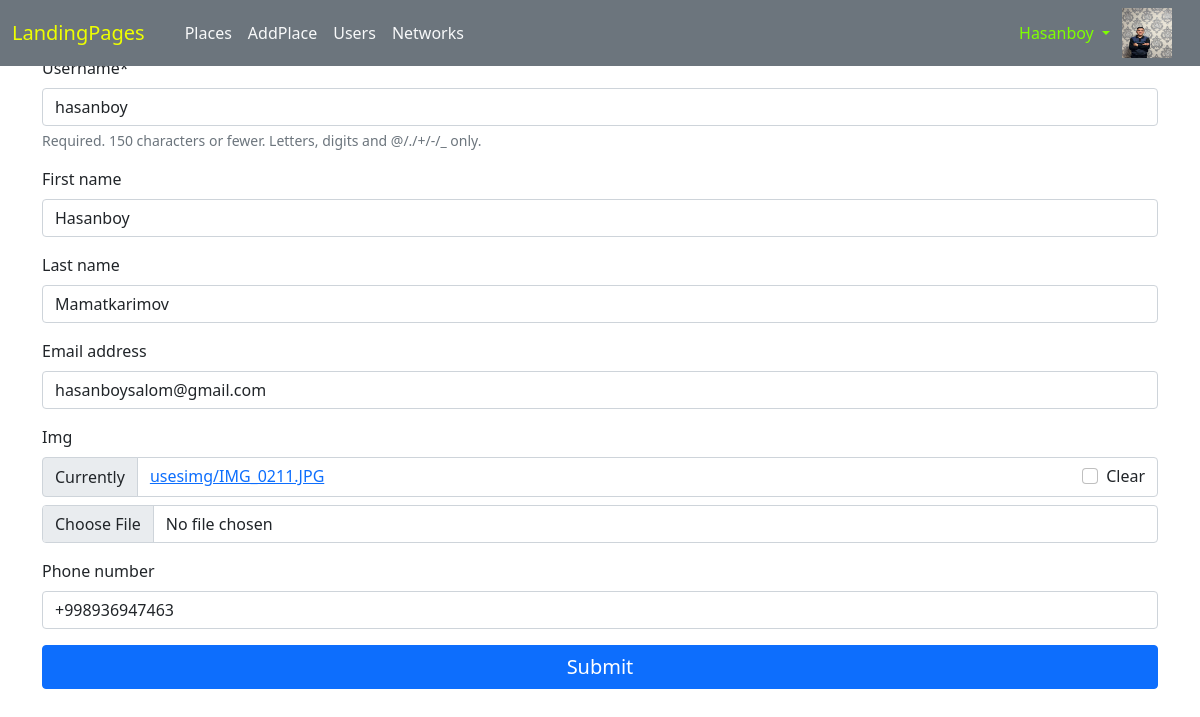
Page /user/update/ (signed in) on the earlier database version.
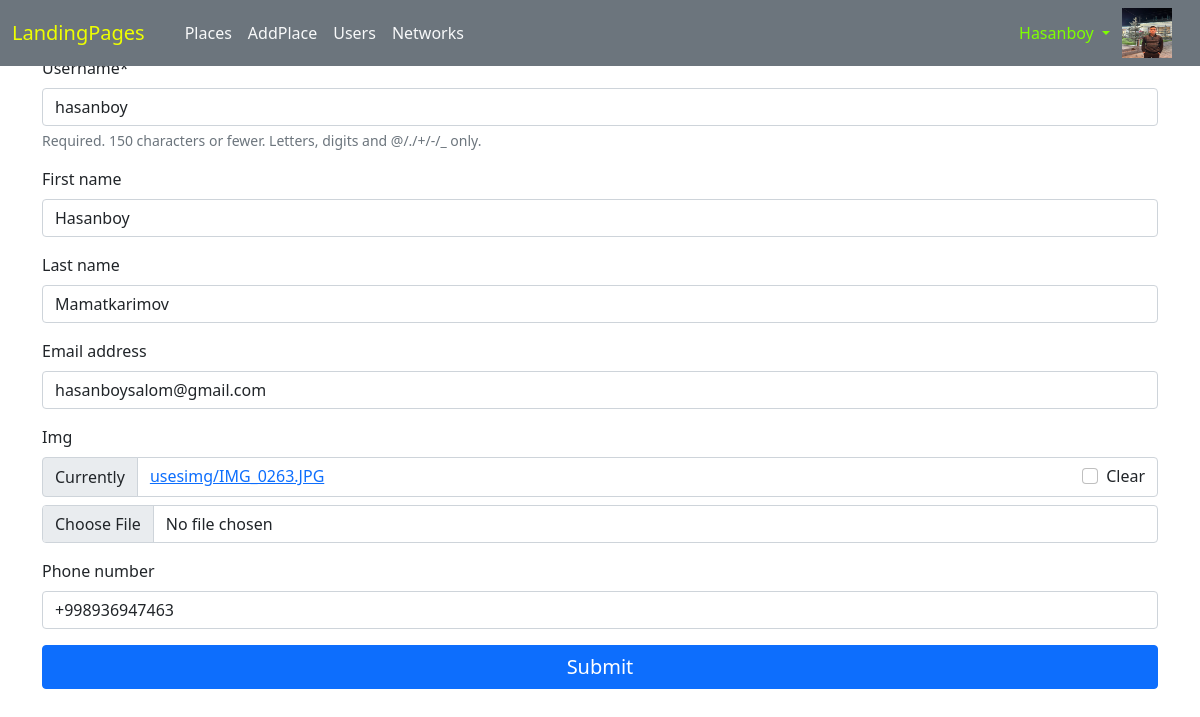
Same page on the later database version.
### users/models.py (models this page shows)
class User(AbstractUser):
    img=models.ImageField(upload_to='usesimg/',null=True,blank=True)
    phone_number=models.CharField(max_length=13,unique=True,null=True,blank=True)
    firends=models.ManyToManyField('users.User',blank=True)

### users/views.py (the view, shortened to what this page needs)
# urls.py: path('update/', UpdateView.as_view(), name="update"),
class UpdateView(LoginRequiredMixin,View):
    def get(self,request):
        form=UpdateForm(instance=request.user)
        return render(request,'users/update.html',context={'form':form})

### users/forms.py
class UpdateForm(forms.ModelForm):
    class Meta:
        model = User
        fields = ['username','first_name','last_name','email','img','phone_number']

### templates/users/update.html (shortened to what this page needs)
 {%extends 'base.html'%}
 {% load crispy_forms_tags %}
{%block content%}
    <h1 class="text-center">Update</h1>
        <div class="container">
            <form action="" method="post" enctype='multipart/form-data'>
                {{form|crispy}}
                <button type="submit" class="btn btn-primary w-100 fs-5">Submit</button>
            </form>
        </div>
{%endblock%}

### templates/base.html (shortened to what this page needs)
<!DOCTYPE html>
{% load static %}
<html lang="en">
<head>
     <link href="https://cdn.jsdelivr.net/npm/bootstrap@5.0.2/dist/css/bootstrap.min.css" rel="stylesheet">
     <link rel="stylesheet" href="https://cdnjs.cloudflare.com/ajax/libs/font-awesome/6.5.1/css/all.min.css" />
</head>
<body style="position: relative; overflow-x: hidden;">
    <nav class="navbar navbar-expand-lg navbar-light bg-secondary" style="position: fixed; z-index: 100; width: 100%; top: 0;">
        <div class="container-fluid">
          <a class="navbar-brand" href="{%url 'landing_page'%}" style="color: rgb(238, 255, 1);">LandingPages</a>
          <div class="collapse navbar-collapse px-3" id="navbarSupportedContent" style="height: 50px;">
            {%if user.is_authenticated%}
            <ul class="navbar-nav me-auto mb-2 mb-lg-0 text-light">
              <li class="nav-item">
                <a class="nav-link active text-light" aria-current="page" href="{% url 'places:list_palces'%}">Places</a>
              </li>
              <li class="nav-item">
                <a class="nav-link active text-light" aria-current="page" href="{% url 'places:add'%}">AddPlace</a>
              </li>
              <li class="nav-item">
                <a class="nav-link active text-light" aria-current="page" href="{% url 'users:list'%}">Users</a>
              </li>
              <li class="nav-item">
                <a class="nav-link active text-light" aria-current="page" href="{% url 'users:networks'%}">Networks</a>
              </li>
            </ul>
            {%endif%}
            {%if user.is_authenticated%}
                <ul class="navbar-nav mb-2 mb-lg-0  text-light mx-1">
                    <li class="nav-item dropdown">
                        <a class="nav-link dropdown-toggle" href="" id="navbarDropdown" role="button" data-bs-toggle="dropdown" aria-expanded="false" style="text-transform: capitalize; color: chartreuse;">
                        {{user.username}}
                        </a>
                    </li>
                </ul>
                <img src="{{user.img.url}}" alt="" style="width: 50px; height: 50px;">
            {%endif%}
          </div>
        </div>
    </nav>
    {%block content%}
    {%endblock%}
</body>
</html>

Differences in the rows shown:
changed User "Hasanboy": img: a different picture
Other differences:
text no longer shown: "Username * Required. 150 characters or fewer. Letters, digits and @/./+/-/_ only. First name Last name Email address Img Currently usesimg/IMG_0211.JPG Clear Phone number"
text now shown: "Username * Required. 150 characters or fewer. Letters, digits and @/./+/-/_ only. First name Last name Email address Img Currently usesimg/IMG_0263.JPG Clear Phone number"
